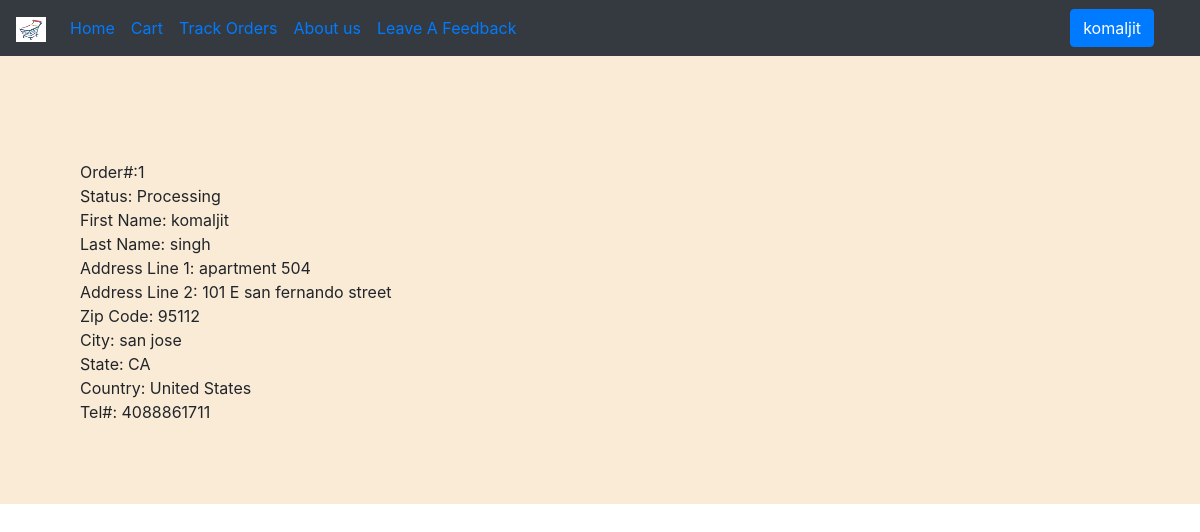
/trackorders (signed in), run on an earlier commit of the app's database.
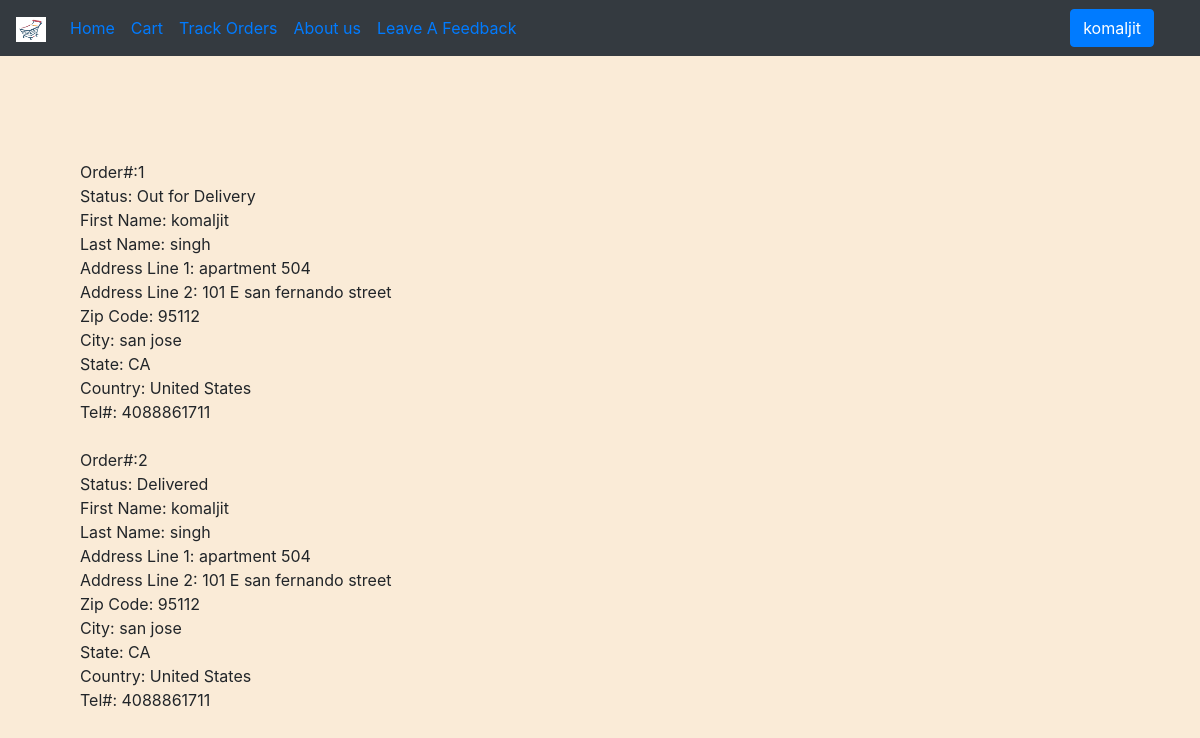
And on a later commit of the database.
### tables this page shows
CREATE TABLE users 
                (userId integer primary key autoincrement,
  		password TEXT,
		email TEXT unique,
		firstName TEXT,
		lastName TEXT,
		address1 TEXT,
		address2 TEXT,
		zipcode TEXT,
		city TEXT,
		state TEXT,
		country TEXT, 
		phone TEXT,
                image TEXT
		);

CREATE TABLE orders (
		orderId integer primary key,
		status varchar,
		userId integer,
		FOREIGN KEY (userId) REFERENCES users(userId)
		);

### app.py (the view, shortened to what this page needs)
@app.route('/trackorders', methods=['POST','GET'])
def trackorders():
    loggedIn, first_name = getLogindetails()
    if loggedIn == False:
        return redirect(url_for('loginform'))
    with sqlite3.connect('database.db') as con:
        if request.method=='GET':
            cur = con.cursor()
            cur.execute("select * from  orders inner join users on orders.userId = users.userId where email = '{}'".format(session['email']))
            order_info = cur.fetchall()
            cur.execute("select * from  orders inner join users on orders.userId = users.userId")
            all_orders = cur.fetchall()
    return render_template('trackorders.html', loggedIn = loggedIn, first_name = first_name, order_info = order_info, all_orders = all_orders, sess = session['email'])

### app.py (called while the page is built)
def getLogindetails():
    with sqlite3.connect('database.db') as data:
        connection = data.cursor()
        if 'email' not in session:
            loggedIn = False
            first_name = ""
        else:
            try:
                details = connection.execute("Select * from users where email='"+session['email']+"'")
                p = details.fetchone()
                first_name = p[3]
                loggedIn = True
            except:
                loggedIn = False
                first_name = ""
                session.pop('email')
    return (loggedIn, first_name)

### templates/trackorders.html (shortened to what this page needs)
{% extends "header.html" %}
{% block body %}
<div class="track-card">
    {%for orders in order_info%}
    <br>
    Order#:{{orders[0]}} <br>
    Status: {{orders[1]}} <br>
    First Name: {{orders[6]}}<br>
    Last Name:  {{orders[7]}} <br>
    Address Line 1:  {{orders[9]}} <br>
    Address Line 2:  {{orders[8]}} <br>
    Zip Code:  {{orders[10]}} <br>
    City:  {{orders[11]}} <br>
    State:  {{orders[12]}} <br>
    Country:  {{orders[13]}} <br>
    Tel#:  {{orders[14]}} <br>
    {%endfor%}
</div>
{% endblock %}

### templates/header.html (shortened to what this page needs)
<!DOCTYPE html>
<html lang="en">
<head>
        <link rel="stylesheet" href="/static/app.css">
        <link rel="stylesheet" href="https://maxcdn.bootstrapcdn.com/bootstrap/4.0.0-beta.2/css/bootstrap.min.css">
</head>
<body>
   <nav class="navbar navbar-expand-lg  bg-dark">
        <a class="navbar-brand" href="#">
             <img src={{url_for('static',filename="store.png")}} width="30" height="25" alt="">
         </a>
        <div class="collapse navbar-collapse" id="navbarTogglerDemo03">
         <ul class="navbar-nav mr-auto mt-2 mt-lg-0">
            <li class="nav-item active">
                <a class="nav-link" href={{url_for('root')}}>Home <span class="sr-only">(current)</span></a>
            </li>
            <li class="nav-item active">
                <a class="nav-link" href={{url_for('Cart')}}>Cart<span class="sr-only">(current)</span></a>
            </li>
            <li class="nav-item active">
                <a class="nav-link" href={{url_for('trackorders')}}>Track Orders<span class="sr-only">(current)</span></a>
            </li>
            <li class="nav-item active">
                <a class="nav-link" href={{url_for('Info')}}>About us<span class="sr-only">(current)</span></a>
            </li>
            <li class="nav-item active">
                <a class="nav-link" href={{url_for('feedback')}}>Leave A Feedback<span class="sr-only">(current)</span></a>
            </li>
        </ul>
       </div>
	{% if not loggedIn %}
	   <ul class="navbar-nav mt-2 mt-lg-0">
             <li class="nav-item" >
                <a class="nav-link" href="{{url_for('loginform')}}">Sign in</a>
           </li>
           <li class="nav-item">
               <a class="nav-link" href="{{url_for('register')}}">Register</a>
           </li>
         </ul>
        {% else %}
        <div class="dropdown" style="padding-right:30px;">
         <button class="btn btn-primary" type="button" data-toggle="dropdown">{{first_name}}
          </button>
      </div>
	{% endif %}
   </nav>
   {%block body%} {% endblock %}
</html>

### static/app.css (style rules this page uses)
.track-card { padding: 5em; background-color: antiquewhite; }

What changed in the data, as far as the page shows it:
changed orders id 1: status "Processing" → "Out for Delivery"
added orders: orderId "2", status "Delivered", firstName "komaljit", lastName "singh", address2 "apartment 504", address1 "101 E san fernando street", zipcode "95112", city "san jose", state "CA", country "United States", phone "4088861711"
